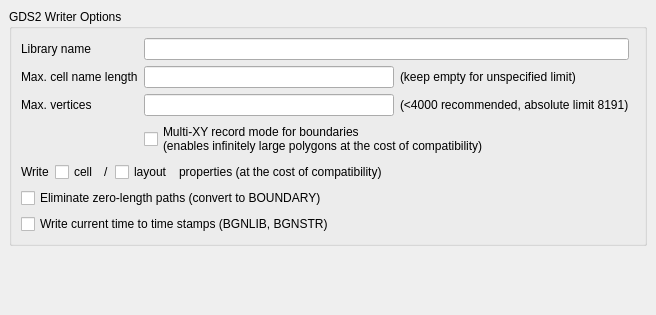
<?xml version="1.0" encoding="UTF-8"?>
<ui version="4.0">
 <class>GDS2WriterOptionPage</class>
 <widget class="QWidget" name="GDS2WriterOptionPage">
  <property name="geometry">
   <rect>
    <x>0</x>
    <y>0</y>
    <width>656</width>
    <height>315</height>
   </rect>
  </property>
  <property name="windowTitle">
   <string>Form</string>
  </property>
  <layout class="QVBoxLayout">
   <property name="spacing">
    <number>6</number>
   </property>
   <property name="margin">
    <number>9</number>
   </property>
   <item>
    <widget class="QGroupBox" name="groupBox">
     <property name="title">
      <string>GDS2 Writer Options</string>
     </property>
     <layout class="QGridLayout">
      <property name="margin">
       <number>9</number>
      </property>
      <property name="spacing">
       <number>6</number>
      </property>
      <item row="2" column="0">
       <widget class="QLabel" name="label_2">
        <property name="text">
         <string>Max. vertices</string>
        </property>
       </widget>
      </item>
      <item row="6" column="0" colspan="3">
       <widget class="QCheckBox" name="write_timestamps">
        <property name="text">
         <string>Write current time to time stamps (BGNLIB, BGNSTR)</string>
        </property>
       </widget>
      </item>
      <item row="2" column="1">
       <widget class="QLineEdit" name="max_vertex_le"/>
      </item>
      <item row="2" column="2">
       <widget class="QLabel" name="label_4">
        <property name="text">
         <string>(&lt;4000 recommended, absolute limit 8191)</string>
        </property>
       </widget>
      </item>
      <item row="0" column="1" colspan="2">
       <widget class="QLineEdit" name="libname_le"/>
      </item>
      <item row="1" column="2">
       <widget class="QLabel" name="label_3">
        <property name="text">
         <string>(keep empty for unspecified limit)</string>
        </property>
       </widget>
      </item>
      <item row="3" column="1" colspan="3">
       <widget class="QCheckBox" name="multi_xy_cbx">
        <property name="text">
         <string>Multi-XY record mode for boundaries
(enables infinitely large polygons at the cost of compatibility)</string>
        </property>
       </widget>
      </item>
      <item row="1" column="1">
       <widget class="QLineEdit" name="cell_name_length_le"/>
      </item>
      <item row="0" column="0">
       <widget class="QLabel" name="label_5">
        <property name="text">
         <string>Library name</string>
        </property>
       </widget>
      </item>
      <item row="1" column="0">
       <widget class="QLabel" name="label">
        <property name="text">
         <string>Max. cell name length</string>
        </property>
       </widget>
      </item>
      <item row="5" column="0" colspan="3">
       <widget class="QCheckBox" name="no_zero_length_paths">
        <property name="text">
         <string>Eliminate zero-length paths (convert to BOUNDARY)</string>
        </property>
       </widget>
      </item>
      <item row="4" column="0" colspan="3">
       <widget class="QFrame" name="frame">
        <property name="frameShape">
         <enum>QFrame::NoFrame</enum>
        </property>
        <property name="frameShadow">
         <enum>QFrame::Raised</enum>
        </property>
        <layout class="QHBoxLayout" name="horizontalLayout">
         <property name="margin">
          <number>0</number>
         </property>
         <item>
          <widget class="QLabel" name="label_6">
           <property name="text">
            <string>Write</string>
           </property>
          </widget>
         </item>
         <item>
          <widget class="QCheckBox" name="write_cell_properties">
           <property name="text">
            <string>cell</string>
           </property>
          </widget>
         </item>
         <item>
          <widget class="QLabel" name="label_7">
           <property name="text">
            <string>/</string>
           </property>
          </widget>
         </item>
         <item>
          <widget class="QCheckBox" name="write_file_properties">
           <property name="text">
            <string>layout</string>
           </property>
          </widget>
         </item>
         <item>
          <widget class="QLabel" name="label_8">
           <property name="sizePolicy">
            <sizepolicy hsizetype="Preferred" vsizetype="Preferred">
             <horstretch>1</horstretch>
             <verstretch>0</verstretch>
            </sizepolicy>
           </property>
           <property name="text">
            <string>properties (at the cost of compatibility)</string>
           </property>
          </widget>
         </item>
        </layout>
       </widget>
      </item>
     </layout>
    </widget>
   </item>
   <item>
    <spacer>
     <property name="orientation">
      <enum>Qt::Vertical</enum>
     </property>
     <property name="sizeHint" stdset="0">
      <size>
       <width>524</width>
       <height>51</height>
      </size>
     </property>
    </spacer>
   </item>
  </layout>
 </widget>
 <tabstops>
  <tabstop>libname_le</tabstop>
  <tabstop>cell_name_length_le</tabstop>
  <tabstop>max_vertex_le</tabstop>
  <tabstop>multi_xy_cbx</tabstop>
  <tabstop>no_zero_length_paths</tabstop>
  <tabstop>write_timestamps</tabstop>
 </tabstops>
 <resources/>
 <connections/>
</ui>
